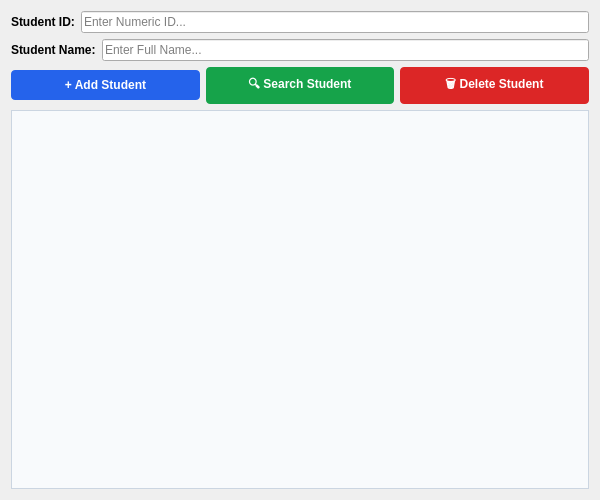
<?xml version="1.0" encoding="UTF-8"?>
<ui version="4.0">
 <class>StudentTab</class>
 <widget class="QWidget" name="StudentTab">
  <property name="geometry">
   <rect>
    <x>0</x>
    <y>0</y>
    <width>600</width>
    <height>500</height>
   </rect>
  </property>
  <property name="windowTitle">
   <string>Student Management</string>
  </property>
  <layout class="QVBoxLayout" name="verticalLayout">
   <item>
    <layout class="QHBoxLayout" name="horizontalLayout_1">
     <item>
      <widget class="QLabel" name="label_id">
       <property name="text">
        <string>Student ID:</string>
       </property>
       <property name="font">
        <font><bold>true</bold></font>
       </property>
      </widget>
     </item>
     <item>
      <widget class="QLineEdit" name="idInput">
       <property name="placeholderText">
        <string>Enter Numeric ID...</string>
       </property>
      </widget>
     </item>
    </layout>
   </item>
   <item>
    <layout class="QHBoxLayout" name="horizontalLayout_2">
     <item>
      <widget class="QLabel" name="label_name">
       <property name="text">
        <string>Student Name:</string>
       </property>
       <property name="font">
        <font><bold>true</bold></font>
       </property>
      </widget>
     </item>
     <item>
      <widget class="QLineEdit" name="nameInput">
       <property name="placeholderText">
        <string>Enter Full Name...</string>
       </property>
      </widget>
     </item>
    </layout>
   </item>
   <item>
    <layout class="QHBoxLayout" name="horizontalLayout_3">
     <item>
      <widget class="QPushButton" name="addButton">
       <property name="text">
        <string>+ Add Student</string>
       </property>
       <property name="styleSheet">
        <string>background-color: #2563eb; color: white; padding: 8px; border-radius: 4px; font-weight: bold;</string>
       </property>
      </widget>
     </item>
     <item>
      <widget class="QPushButton" name="searchButton">
       <property name="text">
        <string>🔍 Search Student</string>
       </property>
       <property name="styleSheet">
        <string>background-color: #16a34a; color: white; padding: 8px; border-radius: 4px; font-weight: bold;</string>
       </property>
      </widget>
     </item>
     <item>
      <widget class="QPushButton" name="deleteButton">
       <property name="text">
        <string>🗑️ Delete Student</string>
       </property>
       <property name="styleSheet">
        <string>background-color: #dc2626; color: white; padding: 8px; border-radius: 4px; font-weight: bold;</string>
       </property>
      </widget>
     </item>
    </layout>
   </item>
   <item>
    <widget class="QTextEdit" name="displayArea">
     <property name="readOnly">
      <bool>true</bool>
     </property>
     <property name="styleSheet">
      <string>background-color: #f8fafc; border: 1px solid #cbd5e1; font-size: 14px;</string>
     </property>
    </widget>
   </item>
  </layout>
 </widget>
 <resources/>
 <connections/>
</ui>
